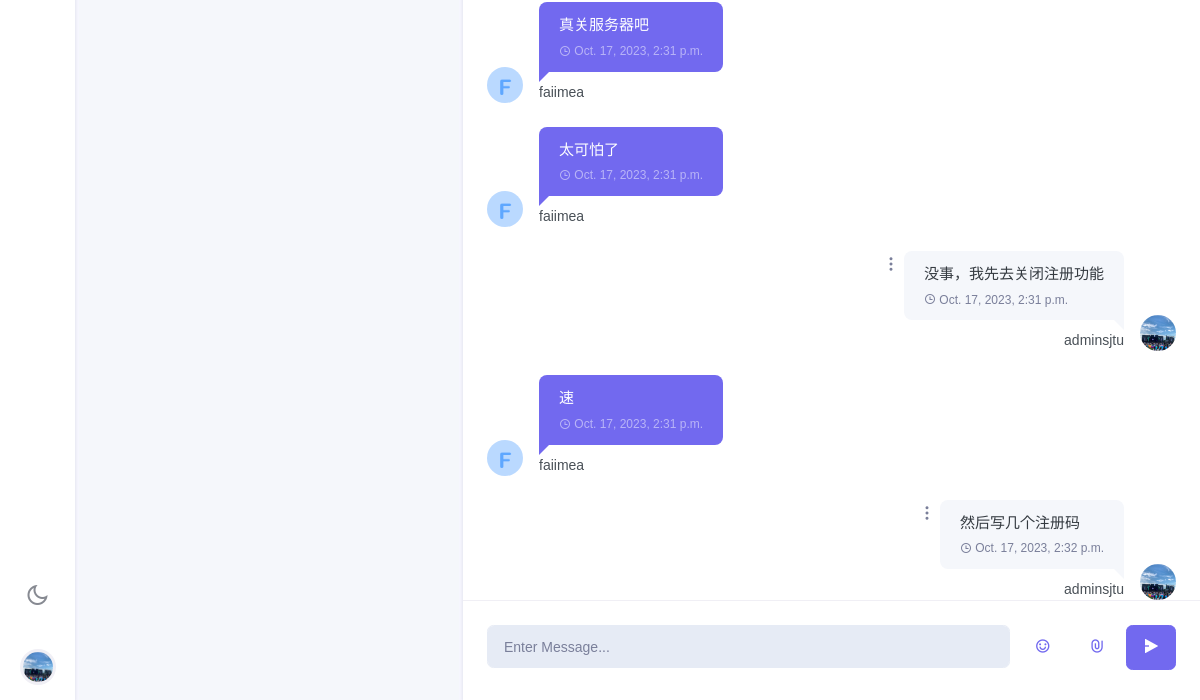
Page /chat/chat/faiimea/?dark=False (signed in, lower part) on the earlier database version.
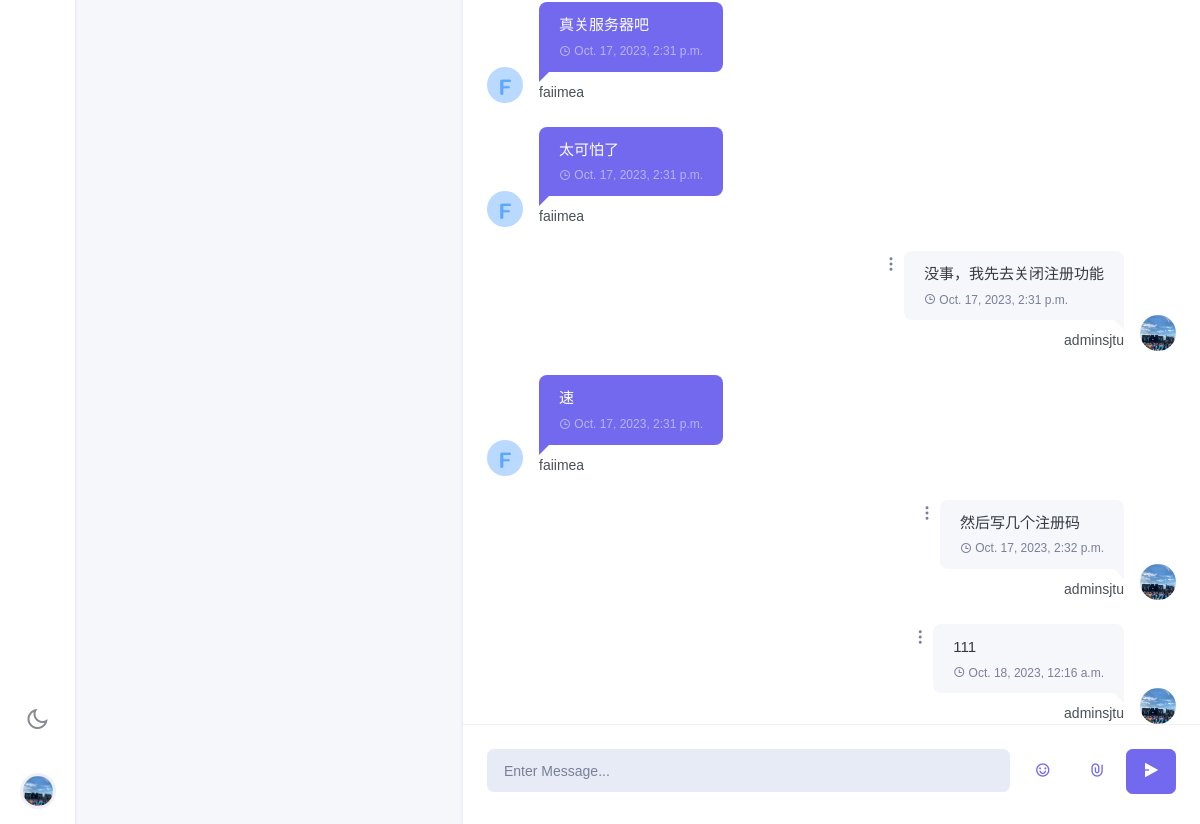
Same page on the later database version.
### chat/models.py (models this page shows, shortened)
class Profile(models.Model):
    about_me = models.TextField(default='There is no Personal Signature here yet. You can add it through settings')
    image = models.ImageField(upload_to='profile_image', null=True, blank=True)
    user = models.OneToOneField(User, on_delete=models.CASCADE)
    location = models.CharField(max_length=50, default="Unkown")
    @property
    def image_url(self):
        if self.image == "":
            return "/media/static_default/{}.png".format(self.user_initial)
        else:
            return self.image.url
    @property
    def user_initial(self):
        return self.user.username[0].upper()

class FMMessage(models.Model):
    uid = models.UUIDField(default=uuid.uuid4, editable=False, unique=True)
    user = models.ForeignKey(to=get_user_model(), on_delete=models.CASCADE)
    belong_fm = models.ForeignKey(to=FriendRoom, on_delete=models.CASCADE)
    content = models.CharField(max_length=512)
    timestamp = models.DateTimeField(auto_now_add=True)
    attachment = models.FileField(upload_to=get_friend_files_path, null=True, blank=True)
    @property
    def image_url(self):
        profile = Profile.objects.get(user=self.user)
        return profile.image_url
    @property
    def attachment_url(self):
        if self.attachment.name == "" or self.attachment.name is None:
            return ""
        return self.attachment.url
    @property
    def attachment_type(self):
        file_type, _ = mimetypes.guess_type(self.attachment.name)
        if file_type.startswith("image"):
            file_type = "image"
        return file_type
    @property
    def attachment_name(self):
        if self.attachment.name == "" or self.attachment.name is None:
            return None
        return os.path.basename(self.attachment.name)

### users/models.py (models this page shows, shortened)
class User(AbstractUser):
    top_friends = models.ManyToManyField(settings.AUTH_USER_MODEL, blank=True, related_name='friends_set')
    friends = models.ManyToManyField(settings.AUTH_USER_MODEL, blank=True, related_name='top_friends_set')
    email = models.EmailField('email address', primary_key=True, unique=True)
    USERNAME_FIELD = 'email'
    REQUIRED_FIELDS = ["username"]
    @property
    def image_url(self):
        from chat.models import Profile
        return Profile.objects.get(user=self).image_url

### chat/views.py (the view, shortened to what this page needs)
# urls.py: path('chat/<str:friend_name>/', views.chatfriend, name='chatfriend'),
@login_required
def chatfriend(request: HttpRequest, friend_name, dark=False):
    if request.GET:
        dark = request.GET['dark']
        dark = False if dark == 'False' else True
    username = request.user.username
    friend = get_object_or_404(User, username=friend_name)
    user = get_object_or_404(User, username=username)
    wrong_message = ""
    try:
        friend_room = FriendRoom.objects.get(user_1=user, user_2=friend)
    except:
        friend_room = get_object_or_404(FriendRoom, user_2=user, user_1=friend)
    profile = get_object_or_404(Profile, user=user)
    friend_messages = FMMessage.objects.filter(belong_fm=friend_room)
    return render(
        request=request,
        template_name='chat/chatfriend.html',
        context={
            'profile': profile,
            'dark': dark,
            'light': not dark,
            'friends': user.friends.all(),
            "top_friends": user.top_friends.all(),
            "friend_room": friend_room,
            "friend":friend,
            "friend_profile": Profile.objects.get(user=friend),
            "friend_messages":friend_messages,
            "wrong_message": wrong_message,
            "new_friends": Friend_Request.objects.filter(to_user=user),
        }
    )

### templates/chat/chatfriend.html (shortened to what this page needs)
{% extends 'chat/base.html' %}
{% block side_menu %}
    {% include "chat/side_menus/side_menu_chat.html" %}
{% endblock %}
{% block leftsidebar %}
    {% include "chat/leftsidebar/leftsidebar_chat.html" %}
{% endblock %}
{% block chat_conversation %}
    {% include "chat/body/body_chatfriend.html" %}
{% endblock %}

### templates/chat/base.html (shortened to what this page needs)
{% load static %}
<!doctype html>
<html lang="en">
    <head>
        {% if dark %}
            <link href="{% static "css/chat/dark/bootstrap-dark.min.css" %}" id="bootstrap-style" rel="stylesheet" type="text/css">
            <link href="{% static "css/chat/dark/app-dark.min.css" %}" rel="stylesheet" type="text/css">
            <link href="{% static "css/chat/dark/guide_dark.css" %}" rel="stylesheet" type="text/css">
        {% else %}
            <link href="{% static "css/chat/light/bootstrap.min.css" %}" id="bootstrap-style" rel="stylesheet" type="text/css">
            <link href="{% static "css/chat/light/app.min.css" %}" rel="stylesheet" type="text/css">
            <link href="{% static "css/chat/light/guide.css" %}" rel="stylesheet" type="text/css">
        {% endif %}
        <link href="{% static "css/fonts/fonts.css" %}" rel="stylesheet" type="text/css">
        <link href="{% static "css/fonts/icons-selected.min.css" %}" rel="stylesheet" type="text/css">
        <link href="{% static "css/fonts/icons.min.css" %}" rel="stylesheet" type="text/css">
        <link href="{% static "css/chat/utils/magnific-popup.css" %}" rel="stylesheet" type="text/css">
        <link href="{% static "css/chat/utils/owl.carousel.min.css" %}" rel="stylesheet">
        <link href="{% static "css/chat/utils/owl.theme.default.min.css" %}" rel="stylesheet" >
        <link href="{% static "css/chat/utils/wrong_message.css" %}" rel="stylesheet">
    </head>
    <body>
        <div class="d-lg-flex everything-container">
            {% block side_menu %}{% endblock %}
            <div class="chat-leftsidebar mr-lg-1">
                <div class="tab-content">
                    {% block leftsidebar %}{% endblock %}
                </div>
            </div>
            <div class="user-chat w-100 d-lg-flex">
                {% block chat_conversation %}{% endblock %}
            </div>
        </div>
    </body>
</html>

### templates/chat/side_menus/side_menu_chat.html (shortened to what this page needs)
{% load static %}
<div class="side-menu flex-lg-column mr-lg-1">
<div class="flex-lg-column d-none d-lg-block">
    <ul class="nav side-menu-nav justify-content-center">
        <li class="nav-item">
            <a class="nav-link" id="light-dark" href="{% url 'chat:chat'%}?{{'dark'}}={{light}}" data-toggle="tooltip" data-trigger="hover" data-placement="right" title="Dark / Light Mode">
                <i class="ri-sun-line theme-mode-icon"></i>
            </a>
        </li>
        <li class="nav-item btn-group dropup profile-user-dropdown">
            <a class="nav-link dropdown-toggle normal_container" href="#" role="button" data-toggle="dropdown" aria-haspopup="true" aria-expanded="false">
                <img src="{{ profile.image_url }}"  alt="" class="profile-user rounded-circle">
            </a>
        </li>
    </ul>
</div>
</div>

### templates/chat/leftsidebar/leftsidebar_chat.html (shortened to what this page needs)
{% load static %}
<div style="max-height: 100%;">
    <div class="px-3 pb-3 mt-4" >
        <div class="chat-message-list">
        </div>
    </div>
</div>

### templates/chat/body/body_chatfriend.html (shortened to what this page needs)
<div class="w-100">
    <div class="chat-conversation p-3 p-lg-4" id="chatLog-container" style="overflow: auto;">
        <ul class="list-unstyled mb-0"i id="chatLog">
            {% for rm in friend_messages %}
                {% if rm.user.username != profile.user.username %}
                <li><div class="conversation-list" style="max-width: 50%;">
                    <div class="chat-avatar"><img src={{rm.image_url}} alt=""></div>
                    <div class="user-chat-content" style="max-width: 100%;">
                        <div class="ctext-wrap">
                            <div class="ctext-wrap-content" style="max-width: 100%;">
                                <p class="mb-0" style="word-break:break-all;">{{rm.content}}</p>
                                <p class="chat-time mb-0"><i class="ri-time-line align-middle"></i> <span class="align-middle">{{rm.timestamp}}</span></p>
                            </div>
                        </div>
                        <div class="conversation-name">{{rm.user.username}}</div>
                    </div>
                </div></li>
                {% else %}
                <li class="right"><div class="conversation-list" style="max-width: 50%;">
                    <div class="chat-avatar"><img src="{{ profile.image_url }}" alt=""></div>
                    <div class="user-chat-content" style="max-width: 100%;">
                        <div class="ctext-wrap">
                            <div class="ctext-wrap-content" style="max-width: 100%;">
                                <p class="mb-0" style="word-break:break-all; text-align: left;">{{rm.content}}</p>
                                <p class="chat-time mb-0"><i class="ri-time-line align-middle"></i> <span class="align-middle">{{rm.timestamp}}</span></p>
                            </div>
                            <div class="dropdown align-self-start">
                                <a class="dropdown-toggle" href="#" role="button" data-toggle="dropdown" aria-haspopup="true" aria-expanded="false">
                                    <i class="ri-more-2-fill"></i>
                                </a>
                            </div>
                        </div>
                        <div class="conversation-name"> {{ profile.user.username }} </div>
                    </div>
                </div></li>
                {% endif %}
            {% endfor %}
        </ul>
    </div>
    <div class="p-3 p-lg-4 border-top mb-0 row no-gutters">
        <div class="col">
            <input type="text" id="chatMessageInput" class="form-control form-control-lg bg-light border-light" placeholder="Enter Message...">
        </div>
        <div class="col-auto chat-input-links ml-md-2">
                <ul class="list-inline mb-0">
                    <li class="list-inline-item">
                        <button type="button" class="btn btn-link text-decoration-none font-size-16 btn-lg waves-effect"
                            data-toggle="tooltip" data-placement="top" title="Emoji">
                            <i class="ri-emotion-happy-line"></i>
                    </button></li>
                    <li class="list-inline-item">
                        <button type="button" class="btn btn-link text-decoration-none font-size-16 btn-lg waves-effect"
                            data-toggle="modal" data-placement="top" title="Attach" id="attach-button" data-target="#attach-buttonModal">
                            <i class="ri-attachment-line"></i>
                    </button></li>
                    <li class="list-inline-item">
                        <button type="submit" class="btn btn-primary font-size-16 btn-lg chat-send waves-effect waves-light" id="chatMessageSend">
                            <i class="ri-send-plane-2-fill"></i>
                    </button></li>
                </ul>
        </div>
    </div>
</div>

### templates/chat/rightsidebar/right_chatfriend.html (shortened to what this page needs)
    {% load static %}

Differences in the rows shown:
added FMMessage: image_url (picture), content "111", timestamp "Oct. 18, 2023, 12:16 a.m.", {{ profile.user.username }} "adminsjtu"
